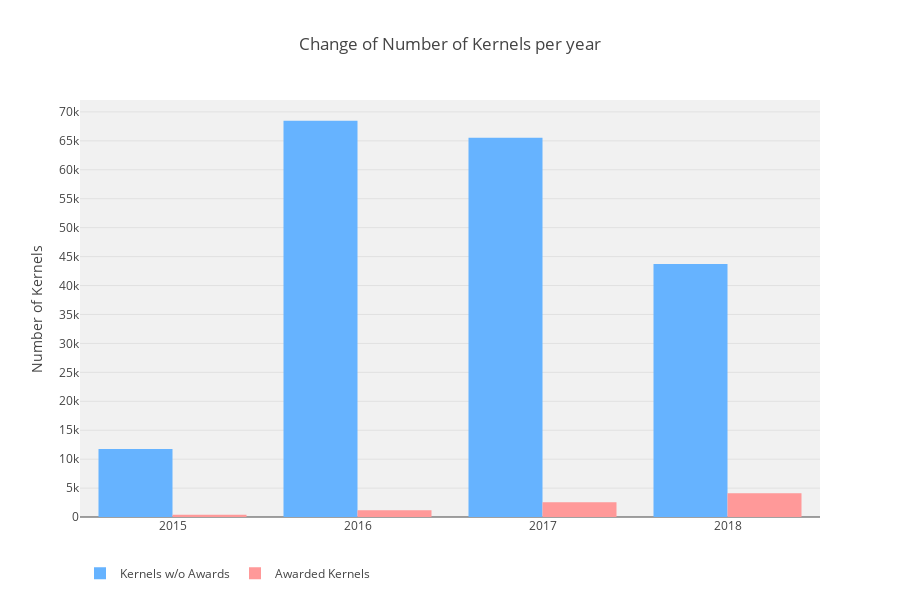

This figure's notebook cell:
### Code cell
# Bar Chart for Number of Kernels per year

fig = { 'data': [
        {   'type': 'bar',
            'name': 'Kernels w/o Awards',
            'x': years,
            'y': nbr_not_awarded_vals,
            'marker': {'color': kernel_colors[1] },
            'xaxis': 'x1',
            'yaxis': 'y1'
        },
        {   'type': 'bar',
            'name': 'Awarded Kernels',
            'x': years,
            'y': nbr_awarded_vals,
            'marker': {'color': kernel_colors[0] },
            #'line': {'color': '#ffd448' },
            'xaxis': 'x1',
            'yaxis': 'y1'
        }
], 'layout': {
        'plot_bgcolor': PLOT_BG_COLOR,
        'height': 600,
        'title': 'Change of Number of Kernels per year',
        'legend': {'orientation': 'h'},
        'xaxis': {'dtick': 1},
        'yaxis': {'dtick': 5000, 'title': 'Number of Kernels'}
    }}
iplot(fig)

### Figure 1 — Plotly figure (JSON) as saved in the notebook; plotly's stock layout.template omitted (floating-point values rounded to 4 significant figures)
{"data": [{"marker": {"color": "#66B3FF"}, "name": "Kernels w/o Awards", "type": "bar", "uid": "f0a2dde8-6ccd-4b62-9908-2aa88773fdfa", "x": [2015, 2016, 2017, 2018], "xaxis": "x", "y": [11746, 68457, 65515, 43726], "yaxis": "y"}, {"marker": {"color": "#FF9999"}, "name": "Awarded Kernels", "type": "bar", "uid": "f967b9cb-ba82-47de-95f7-c512da8dd1e2", "x": [2015, 2016, 2017, 2018], "xaxis": "x", "y": [392, 1168, 2547, 4125], "yaxis": "y"}], "layout": {"height": 600, "legend": {"orientation": "h"}, "plot_bgcolor": "#f1f1f1", "title": {"text": "Change of Number of Kernels per year"}, "xaxis": {"dtick": 1}, "yaxis": {"dtick": 5000, "title": {"text": "Number of Kernels"}}}}
